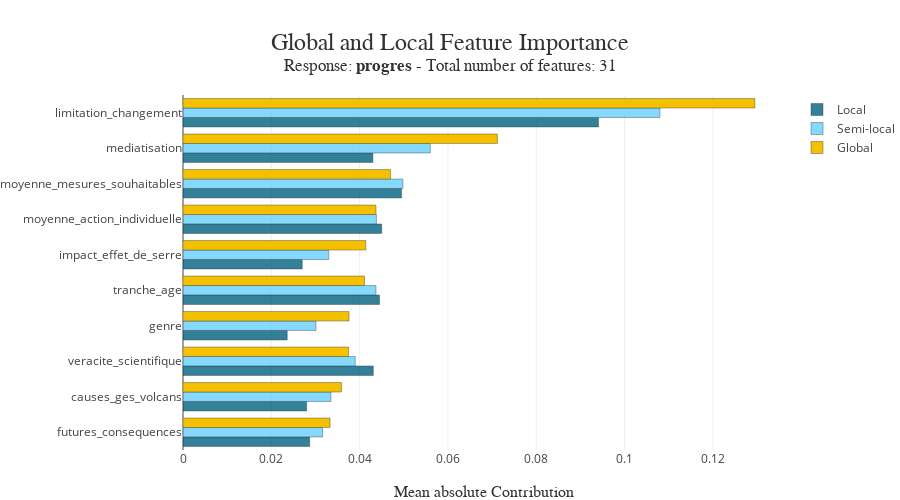

The cell this chart's notebook holds for it:
### Code cell
xpl.plot.features_importance(mode='global-local', max_features=10, zoom=True)

### Figure 1 — Plotly figure (JSON) as saved in the notebook; plotly's stock layout.template omitted (floating-point values rounded to 4 significant figures)
{"data": [{"customdata": ["futures_consequences", "causes_ges_volcans", "veracite_scientifique", "genre", "tranche_age", "impact_effet_de_serre", "moyenne_action_individuelle", "moyenne_mesures_souhaitables", "mediatisation", "limitation_changement"], "hovertemplate": "Feature: %{customdata}<br />Contribution: %{x:.4f}<extra></extra>", "marker": {"color": "rgba(0, 98, 128, 0.8)", "line": {"color": "rgba(52, 55, 54, 0.8)", "width": 0.5}}, "name": "Local", "orientation": "h", "type": "bar", "x": [0.0287, 0.028, 0.0431, 0.0236, 0.0445, 0.027, 0.045, 0.0495, 0.043, 0.0941], "y": ["futures_consequences", "causes_ges_volcans", "veracite_scientifique", "genre", "tranche_age", "impact_effet_de_serre", "moyenne_action_individuelle", "moyenne_mesures_souhaitables", "mediatisation", "limitation_changement"]}, {"customdata": ["futures_consequences", "causes_ges_volcans", "veracite_scientifique", "genre", "tranche_age", "impact_effet_de_serre", "moyenne_action_individuelle", "moyenne_mesures_souhaitables", "mediatisation", "limitation_changement"], "hovertemplate": "Feature: %{customdata}<br />Contribution: %{x:.4f}<extra></extra>", "marker": {"color": "rgba(103, 208, 255, 0.8)", "line": {"color": "rgba(52, 55, 54, 0.8)", "width": 0.5}}, "name": "Semi-local", "orientation": "h", "type": "bar", "x": [0.0316, 0.0335, 0.039, 0.0301, 0.0437, 0.033, 0.0438, 0.0498, 0.056, 0.108], "y": ["futures_consequences", "causes_ges_volcans", "veracite_scientifique", "genre", "tranche_age", "impact_effet_de_serre", "moyenne_action_individuelle", "moyenne_mesures_souhaitables", "mediatisation", "limitation_changement"]}, {"customdata": ["futures_consequences", "causes_ges_volcans", "veracite_scientifique", "genre", "tranche_age", "impact_effet_de_serre", "moyenne_action_individuelle", "moyenne_mesures_souhaitables", "mediatisation", "limitation_changement"], "hovertemplate": "Feature: %{customdata}<br />Contribution: %{x:.4f}<extra></extra>", "marker": {"color": ["rgba(244, 192, 0, 1.0)", "rgba(244, 192, 0, 1.0)", "rgba(244, 192, 0, 1.0)", "rgba(244, 192, 0, 1.0)", "rgba(244, 192, 0, 1.0)", "rgba(244, 192, 0, 1.0)", "rgba(244, 192, 0, 1.0)", "rgba(244, 192, 0, 1.0)", "rgba(244, 192, 0, 1.0)", "rgba(244, 192, 0, 1.0)"], "line": {"color": "rgba(52, 55, 54, 0.8)", "width": 0.5}}, "name": "Global", "orientation": "h", "type": "bar", "x": [0.0333, 0.0359, 0.0375, 0.0376, 0.0411, 0.0414, 0.0437, 0.047, 0.0712, 0.1295], "y": ["futures_consequences", "causes_ges_volcans", "veracite_scientifique", "genre", "tranche_age", "impact_effet_de_serre", "moyenne_action_individuelle", "moyenne_mesures_souhaitables", "mediatisation", "limitation_changement"]}], "layout": {"autosize": false, "barmode": "group", "height": 500, "hovermode": "closest", "margin": {"b": 50, "l": 160, "r": 0, "t": 95}, "title": {"font": {"color": "rgb(50, 50, 50)", "family": "Arial", "size": 24}, "text": "Global and Local Feature Importance<br><sup>Response: <b>progres</b> - Total number of features: 31</sup>", "x": 0.5, "xanchor": "center", "y": 0.9, "yanchor": "middle"}, "width": 900, "xaxis": {"title": {"font": {"color": "rgb(50, 50, 50)", "family": "Arial Black", "size": 16}, "text": "Mean absolute Contribution"}}, "yaxis": {"automargin": true, "dtick": 1, "tickmode": "array", "ticktext": ["futures_consequences", "causes_ges_volcans", "veracite_scientifique", "genre", "tranche_age", "impact_effet_de_serre", "moyenne_action_individuelle", "moyenne_mesures_souhaitables", "mediatisation", "limitation_changement"], "tickvals": ["futures_consequences", "causes_ges_volcans", "veracite_scientifique", "genre", "tranche_age", "impact_effet_de_serre", "moyenne_action_individuelle", "moyenne_mesures_souhaitables", "mediatisation", "limitation_changement"], "title": {"font": {"color": "rgb(50, 50, 50)", "family": "Arial Black", "size": 16}}}}}
